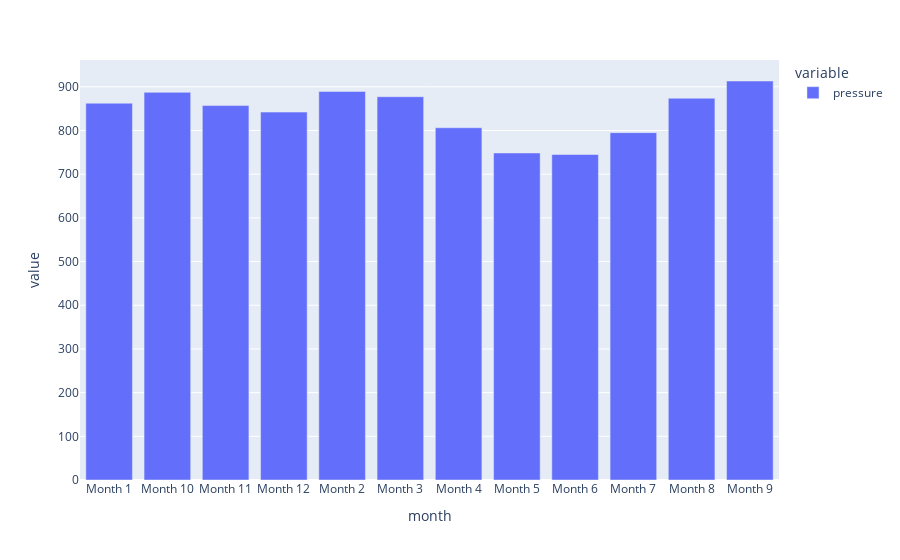

Notebook code cell kept with this figure:
### Code cell
# Create a bar chart of the average atmospheric pressure by month
px.bar(avg_pressure)

### Figure 1 — Plotly figure (JSON) as saved in the notebook; plotly's stock layout.template omitted (floating-point values rounded to 4 significant figures)
{"data": [{"alignmentgroup": "True", "hovertemplate": "variable=pressure<br>month=%{x}<br>value=%{y}<extra></extra>", "legendgroup": "pressure", "marker": {"color": "#636efa", "pattern": {"shape": ""}}, "name": "pressure", "offsetgroup": "pressure", "orientation": "v", "showlegend": true, "textposition": "auto", "type": "bar", "x": ["Month 1", "Month 10", "Month 11", "Month 12", "Month 2", "Month 3", "Month 4", "Month 5", "Month 6", "Month 7", "Month 8", "Month 9"], "xaxis": "x", "y": [862.5, 887.3, 857.0, 842.2, 889.5, 877.3, 806.3, 748.6, 745.1, 795.1, 873.8, 913.3], "yaxis": "y"}], "layout": {"autosize": true, "barmode": "relative", "legend": {"title": {"text": "variable"}, "tracegroupgap": 0}, "margin": {"t": 60}, "xaxis": {"anchor": "y", "autorange": true, "domain": [0, 1], "range": [-0.5, 11.5], "title": {"text": "month"}, "type": "category"}, "yaxis": {"anchor": "x", "autorange": true, "domain": [0, 1], "range": [0, 961.4], "title": {"text": "value"}, "type": "linear"}}}
